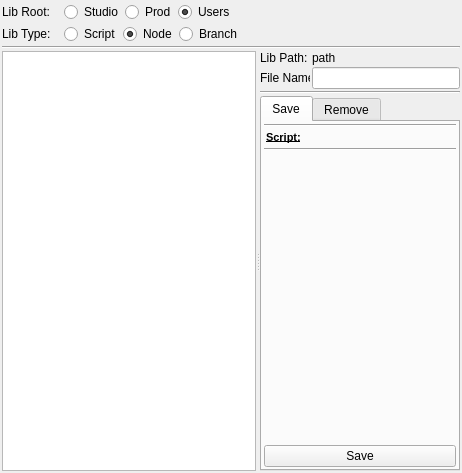
<?xml version="1.0" encoding="UTF-8"?>
<ui version="4.0">
 <class>libEditor</class>
 <widget class="QMainWindow" name="libEditor">
  <property name="geometry">
   <rect>
    <x>0</x>
    <y>0</y>
    <width>462</width>
    <height>473</height>
   </rect>
  </property>
  <property name="windowTitle">
   <string>Lib Editor</string>
  </property>
  <widget class="QWidget" name="centralwidget">
   <layout class="QGridLayout" name="gridLayout_2">
    <property name="margin">
     <number>2</number>
    </property>
    <property name="spacing">
     <number>2</number>
    </property>
    <item row="0" column="0">
     <layout class="QHBoxLayout" name="hlLibRoot">
      <property name="spacing">
       <number>2</number>
      </property>
      <item>
       <widget class="QLabel" name="lLibRoot">
        <property name="minimumSize">
         <size>
          <width>60</width>
          <height>0</height>
         </size>
        </property>
        <property name="maximumSize">
         <size>
          <width>60</width>
          <height>16777215</height>
         </size>
        </property>
        <property name="text">
         <string>Lib Root:</string>
        </property>
       </widget>
      </item>
      <item>
       <widget class="QRadioButton" name="rbStudio">
        <property name="text">
         <string>Studio</string>
        </property>
        <attribute name="buttonGroup">
         <string notr="true">rbgLibRoot</string>
        </attribute>
       </widget>
      </item>
      <item>
       <widget class="QRadioButton" name="rbProd">
        <property name="text">
         <string>Prod</string>
        </property>
        <attribute name="buttonGroup">
         <string notr="true">rbgLibRoot</string>
        </attribute>
       </widget>
      </item>
      <item>
       <widget class="QRadioButton" name="rbUsers">
        <property name="text">
         <string>Users</string>
        </property>
        <property name="checked">
         <bool>true</bool>
        </property>
        <attribute name="buttonGroup">
         <string notr="true">rbgLibRoot</string>
        </attribute>
       </widget>
      </item>
      <item>
       <spacer name="horizontalSpacer">
        <property name="orientation">
         <enum>Qt::Horizontal</enum>
        </property>
        <property name="sizeHint" stdset="0">
         <size>
          <width>40</width>
          <height>20</height>
         </size>
        </property>
       </spacer>
      </item>
     </layout>
    </item>
    <item row="1" column="0">
     <layout class="QHBoxLayout" name="hlLibType">
      <property name="spacing">
       <number>2</number>
      </property>
      <item>
       <widget class="QLabel" name="lLibType">
        <property name="minimumSize">
         <size>
          <width>60</width>
          <height>0</height>
         </size>
        </property>
        <property name="maximumSize">
         <size>
          <width>60</width>
          <height>16777215</height>
         </size>
        </property>
        <property name="text">
         <string>Lib Type:</string>
        </property>
       </widget>
      </item>
      <item>
       <widget class="QRadioButton" name="rbScript">
        <property name="text">
         <string>Script</string>
        </property>
        <property name="checked">
         <bool>false</bool>
        </property>
        <attribute name="buttonGroup">
         <string notr="true">rgbLibType</string>
        </attribute>
       </widget>
      </item>
      <item>
       <widget class="QRadioButton" name="rbNode">
        <property name="text">
         <string>Node</string>
        </property>
        <property name="checked">
         <bool>true</bool>
        </property>
        <attribute name="buttonGroup">
         <string notr="true">rgbLibType</string>
        </attribute>
       </widget>
      </item>
      <item>
       <widget class="QRadioButton" name="rbBranch">
        <property name="text">
         <string>Branch</string>
        </property>
        <property name="checked">
         <bool>false</bool>
        </property>
        <attribute name="buttonGroup">
         <string notr="true">rgbLibType</string>
        </attribute>
       </widget>
      </item>
      <item>
       <spacer name="horizontalSpacer_2">
        <property name="orientation">
         <enum>Qt::Horizontal</enum>
        </property>
        <property name="sizeHint" stdset="0">
         <size>
          <width>40</width>
          <height>20</height>
         </size>
        </property>
       </spacer>
      </item>
     </layout>
    </item>
    <item row="2" column="0">
     <widget class="Line" name="line">
      <property name="orientation">
       <enum>Qt::Horizontal</enum>
      </property>
     </widget>
    </item>
    <item row="3" column="0">
     <widget class="QSplitter" name="splitter">
      <property name="orientation">
       <enum>Qt::Horizontal</enum>
      </property>
      <widget class="QTreeWidget" name="twLibTree">
       <property name="minimumSize">
        <size>
         <width>0</width>
         <height>0</height>
        </size>
       </property>
       <property name="maximumSize">
        <size>
         <width>16777215</width>
         <height>16777215</height>
        </size>
       </property>
       <property name="baseSize">
        <size>
         <width>0</width>
         <height>0</height>
        </size>
       </property>
       <property name="alternatingRowColors">
        <bool>true</bool>
       </property>
       <attribute name="headerVisible">
        <bool>false</bool>
       </attribute>
       <column>
        <property name="text">
         <string notr="true">1</string>
        </property>
       </column>
      </widget>
      <widget class="QWidget" name="">
       <layout class="QVBoxLayout" name="vlEditLib">
        <property name="spacing">
         <number>2</number>
        </property>
        <item>
         <layout class="QHBoxLayout" name="hlLibPath">
          <property name="spacing">
           <number>2</number>
          </property>
          <item>
           <widget class="QLabel" name="lLibPath">
            <property name="minimumSize">
             <size>
              <width>50</width>
              <height>0</height>
             </size>
            </property>
            <property name="maximumSize">
             <size>
              <width>50</width>
              <height>16777215</height>
             </size>
            </property>
            <property name="text">
             <string>Lib Path:</string>
            </property>
           </widget>
          </item>
          <item>
           <widget class="QLabel" name="lLibPathVal">
            <property name="text">
             <string>path</string>
            </property>
           </widget>
          </item>
         </layout>
        </item>
        <item>
         <layout class="QHBoxLayout" name="hlFileName">
          <property name="spacing">
           <number>2</number>
          </property>
          <item>
           <widget class="QLabel" name="lFileName">
            <property name="minimumSize">
             <size>
              <width>50</width>
              <height>0</height>
             </size>
            </property>
            <property name="maximumSize">
             <size>
              <width>50</width>
              <height>16777215</height>
             </size>
            </property>
            <property name="text">
             <string>File Name:</string>
            </property>
           </widget>
          </item>
          <item>
           <widget class="QLineEdit" name="leFileName"/>
          </item>
         </layout>
        </item>
        <item>
         <widget class="Line" name="line_3">
          <property name="orientation">
           <enum>Qt::Horizontal</enum>
          </property>
         </widget>
        </item>
        <item>
         <widget class="QTabWidget" name="tbwEditLib">
          <property name="minimumSize">
           <size>
            <width>200</width>
            <height>0</height>
           </size>
          </property>
          <property name="currentIndex">
           <number>0</number>
          </property>
          <widget class="QWidget" name="tabSave">
           <attribute name="title">
            <string>Save</string>
           </attribute>
           <layout class="QGridLayout" name="gridLayout">
            <property name="margin">
             <number>2</number>
            </property>
            <property name="spacing">
             <number>2</number>
            </property>
            <item row="5" column="0">
             <widget class="QPushButton" name="pbSave">
              <property name="text">
               <string>Save</string>
              </property>
             </widget>
            </item>
            <item row="3" column="0">
             <widget class="Line" name="line_4">
              <property name="orientation">
               <enum>Qt::Horizontal</enum>
              </property>
             </widget>
            </item>
            <item row="0" column="0">
             <widget class="Line" name="line_2">
              <property name="orientation">
               <enum>Qt::Horizontal</enum>
              </property>
             </widget>
            </item>
            <item row="2" column="0">
             <widget class="QFrame" name="flScript">
              <layout class="QVBoxLayout" name="vlScript">
               <property name="spacing">
                <number>2</number>
               </property>
               <property name="margin">
                <number>2</number>
               </property>
               <item>
                <widget class="QLabel" name="lScript">
                 <property name="font">
                  <font>
                   <pointsize>8</pointsize>
                   <weight>75</weight>
                   <bold>true</bold>
                   <underline>true</underline>
                  </font>
                 </property>
                 <property name="text">
                  <string>Script:</string>
                 </property>
                </widget>
               </item>
              </layout>
             </widget>
            </item>
            <item row="4" column="0">
             <widget class="QFrame" name="flSaveSpacer">
              <layout class="QVBoxLayout" name="vlSaveSpacer">
               <property name="spacing">
                <number>0</number>
               </property>
               <item>
                <spacer name="verticalSpacer">
                 <property name="orientation">
                  <enum>Qt::Vertical</enum>
                 </property>
                 <property name="sizeHint" stdset="0">
                  <size>
                   <width>20</width>
                   <height>40</height>
                  </size>
                 </property>
                </spacer>
               </item>
              </layout>
             </widget>
            </item>
           </layout>
          </widget>
          <widget class="QWidget" name="tabRemove">
           <attribute name="title">
            <string>Remove</string>
           </attribute>
          </widget>
         </widget>
        </item>
       </layout>
      </widget>
     </widget>
    </item>
   </layout>
  </widget>
 </widget>
 <resources/>
 <connections/>
 <buttongroups>
  <buttongroup name="rbgLibRoot"/>
  <buttongroup name="rgbLibType"/>
 </buttongroups>
</ui>
